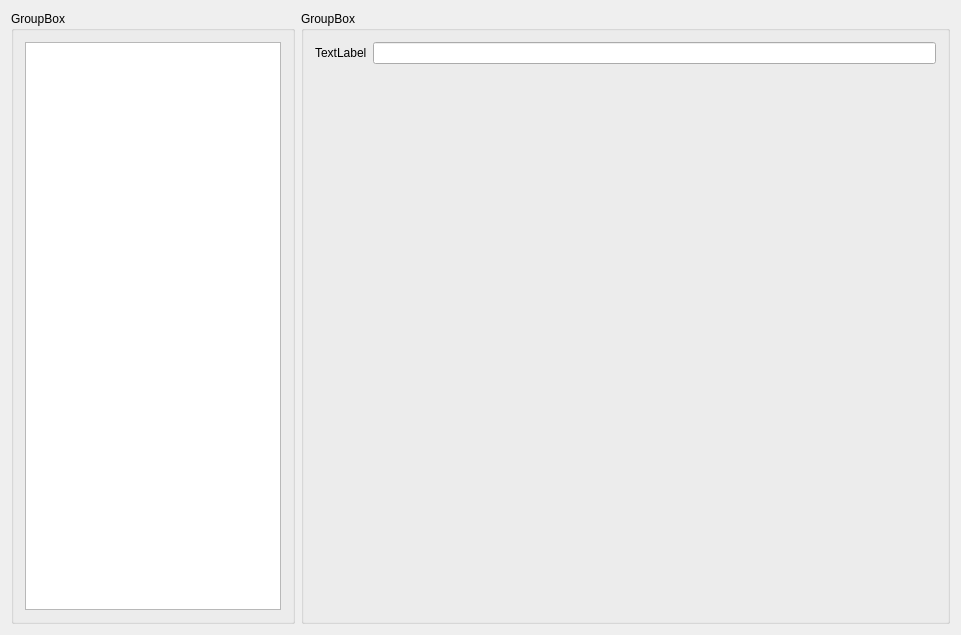
<?xml version="1.0" encoding="UTF-8"?>
<ui version="4.0">
 <class>MainWindow</class>
 <widget class="QMainWindow" name="MainWindow">
  <property name="geometry">
   <rect>
    <x>0</x>
    <y>0</y>
    <width>961</width>
    <height>635</height>
   </rect>
  </property>
  <property name="sizePolicy">
   <sizepolicy hsizetype="Maximum" vsizetype="Preferred">
    <horstretch>0</horstretch>
    <verstretch>0</verstretch>
   </sizepolicy>
  </property>
  <property name="windowTitle">
   <string>MainWindow</string>
  </property>
  <widget class="QWidget" name="centralWidget">
   <layout class="QHBoxLayout" name="horizontalLayout">
    <item>
     <widget class="QGroupBox" name="treeGroup">
      <property name="sizePolicy">
       <sizepolicy hsizetype="Preferred" vsizetype="Preferred">
        <horstretch>0</horstretch>
        <verstretch>0</verstretch>
       </sizepolicy>
      </property>
      <property name="title">
       <string>GroupBox</string>
      </property>
      <layout class="QVBoxLayout" name="verticalLayout_2">
       <item>
        <widget class="QTreeView" name="competitorsTree">
         <property name="sizePolicy">
          <sizepolicy hsizetype="Preferred" vsizetype="Preferred">
           <horstretch>0</horstretch>
           <verstretch>0</verstretch>
          </sizepolicy>
         </property>
        </widget>
       </item>
      </layout>
     </widget>
    </item>
    <item>
     <widget class="QGroupBox" name="infosGroup">
      <property name="title">
       <string>GroupBox</string>
      </property>
      <layout class="QVBoxLayout" name="verticalLayout">
       <item>
        <layout class="QFormLayout" name="formLayout">
         <item row="0" column="0">
          <widget class="QLabel" name="nameLabel">
           <property name="text">
            <string>TextLabel</string>
           </property>
          </widget>
         </item>
         <item row="0" column="1">
          <widget class="QLineEdit" name="nameEdit"/>
         </item>
        </layout>
       </item>
      </layout>
     </widget>
    </item>
   </layout>
  </widget>
 </widget>
 <layoutdefault spacing="6" margin="11"/>
 <resources/>
 <connections/>
</ui>
